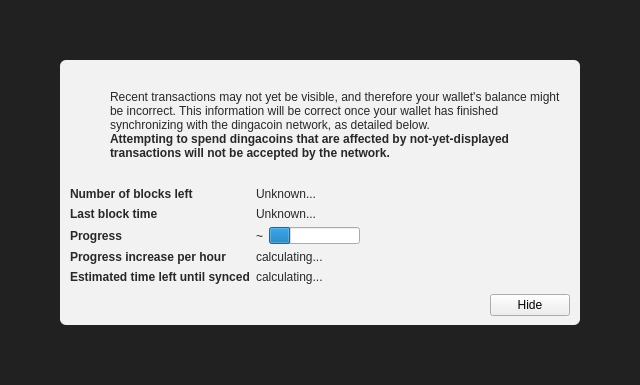
<?xml version="1.0" encoding="UTF-8"?>
<ui version="4.0">
 <class>ModalOverlay</class>
 <widget class="ModalOverlay" name="ModalOverlay">
  <property name="geometry">
   <rect>
    <x>0</x>
    <y>0</y>
    <width>640</width>
    <height>385</height>
   </rect>
  </property>
  <property name="windowTitle">
   <string>Form</string>
  </property>
  <layout class="QVBoxLayout" name="verticalLayout" stretch="0">
   <property name="sizeConstraint">
    <enum>QLayout::SetDefaultConstraint</enum>
   </property>
   <property name="leftMargin">
    <number>0</number>
   </property>
   <property name="topMargin">
    <number>0</number>
   </property>
   <property name="rightMargin">
    <number>0</number>
   </property>
   <property name="bottomMargin">
    <number>0</number>
   </property>
   <item>
    <widget class="QWidget" name="bgWidget" native="true">
     <property name="styleSheet">
      <string notr="true">#bgWidget { background: rgba(0,0,0,220); }</string>
     </property>
     <layout class="QVBoxLayout" name="verticalLayoutMain" stretch="1">
      <property name="leftMargin">
       <number>60</number>
      </property>
      <property name="topMargin">
       <number>60</number>
      </property>
      <property name="rightMargin">
       <number>60</number>
      </property>
      <property name="bottomMargin">
       <number>60</number>
      </property>
      <item>
       <widget class="QWidget" name="contentWidget" native="true">
        <property name="styleSheet">
         <string notr="true">#contentWidget { background: rgba(255,255,255,240); border-radius: 6px; }

QLabel { color: rgb(40,40,40);  }</string>
        </property>
        <layout class="QVBoxLayout" name="verticalLayoutSub" stretch="1,0,0,0">
         <property name="spacing">
          <number>0</number>
         </property>
         <property name="leftMargin">
          <number>10</number>
         </property>
         <property name="topMargin">
          <number>10</number>
         </property>
         <property name="rightMargin">
          <number>10</number>
         </property>
         <property name="bottomMargin">
          <number>10</number>
         </property>
         <item>
          <layout class="QHBoxLayout" name="horizontalLayoutIconText" stretch="0,1">
           <property name="topMargin">
            <number>20</number>
           </property>
           <item>
            <layout class="QVBoxLayout" name="verticalLayoutIcon">
             <property name="leftMargin">
              <number>0</number>
             </property>
             <item>
              <widget class="QPushButton" name="warningIcon">
               <property name="enabled">
                <bool>false</bool>
               </property>
               <property name="text">
                <string/>
               </property>
               <property name="icon">
                <iconset>
                 <normaloff>:/icons/warning</normaloff>
                 <disabledoff>:/icons/warning</disabledoff>:/icons/warning</iconset>
               </property>
               <property name="iconSize">
                <size>
                 <width>48</width>
                 <height>48</height>
                </size>
               </property>
               <property name="flat">
                <bool>true</bool>
               </property>
              </widget>
             </item>
             <item>
              <spacer name="verticalSpacerWarningIcon">
               <property name="orientation">
                <enum>Qt::Vertical</enum>
               </property>
               <property name="sizeHint" stdset="0">
                <size>
                 <width>20</width>
                 <height>40</height>
                </size>
               </property>
              </spacer>
             </item>
            </layout>
           </item>
           <item>
            <layout class="QVBoxLayout" name="verticalLayoutInfoText">
             <property name="leftMargin">
              <number>0</number>
             </property>
             <property name="topMargin">
              <number>0</number>
             </property>
             <item>
              <widget class="QLabel" name="infoText">
               <property name="text">
                <string>Recent transactions may not yet be visible, and therefore your wallet's balance might be incorrect. This information will be correct once your wallet has finished synchronizing with the dingacoin network, as detailed below.</string>
               </property>
               <property name="textFormat">
                <enum>Qt::RichText</enum>
               </property>
               <property name="wordWrap">
                <bool>true</bool>
               </property>
              </widget>
             </item>
             <item>
              <widget class="QLabel" name="infoTextStrong">
               <property name="font">
                <font>
                 <weight>75</weight>
                 <bold>true</bold>
                </font>
               </property>
               <property name="text">
                <string>Attempting to spend dingacoins that are affected by not-yet-displayed transactions will not be accepted by the network.</string>
               </property>
               <property name="textFormat">
                <enum>Qt::RichText</enum>
               </property>
               <property name="wordWrap">
                <bool>true</bool>
               </property>
              </widget>
             </item>
             <item>
              <spacer name="verticalSpacerInTextSpace">
               <property name="orientation">
                <enum>Qt::Vertical</enum>
               </property>
               <property name="sizeHint" stdset="0">
                <size>
                 <width>20</width>
                 <height>40</height>
                </size>
               </property>
              </spacer>
             </item>
            </layout>
           </item>
          </layout>
         </item>
         <item>
          <spacer name="verticalSpacerAfterText">
           <property name="orientation">
            <enum>Qt::Vertical</enum>
           </property>
           <property name="sizeHint" stdset="0">
            <size>
             <width>20</width>
             <height>40</height>
            </size>
           </property>
          </spacer>
         </item>
         <item>
          <layout class="QFormLayout" name="formLayout">
           <property name="fieldGrowthPolicy">
            <enum>QFormLayout::FieldsStayAtSizeHint</enum>
           </property>
           <property name="horizontalSpacing">
            <number>6</number>
           </property>
           <property name="verticalSpacing">
            <number>6</number>
           </property>
           <property name="topMargin">
            <number>10</number>
           </property>
           <item row="0" column="0">
            <widget class="QLabel" name="labelNumberOfBlocksLeft">
             <property name="font">
              <font>
               <weight>75</weight>
               <bold>true</bold>
              </font>
             </property>
             <property name="text">
              <string>Number of blocks left</string>
             </property>
            </widget>
           </item>
           <item row="0" column="1">
            <widget class="QLabel" name="numberOfBlocksLeft">
             <property name="text">
              <string>Unknown...</string>
             </property>
            </widget>
           </item>
           <item row="1" column="0">
            <widget class="QLabel" name="labelLastBlockTime">
             <property name="font">
              <font>
               <weight>75</weight>
               <bold>true</bold>
              </font>
             </property>
             <property name="text">
              <string>Last block time</string>
             </property>
            </widget>
           </item>
           <item row="1" column="1">
            <widget class="QLabel" name="newestBlockDate">
             <property name="sizePolicy">
              <sizepolicy hsizetype="Maximum" vsizetype="Preferred">
               <horstretch>0</horstretch>
               <verstretch>0</verstretch>
              </sizepolicy>
             </property>
             <property name="text">
              <string>Unknown...</string>
             </property>
            </widget>
           </item>
           <item row="2" column="0">
            <widget class="QLabel" name="labelSyncDone">
             <property name="font">
              <font>
               <weight>75</weight>
               <bold>true</bold>
              </font>
             </property>
             <property name="text">
              <string>Progress</string>
             </property>
            </widget>
           </item>
           <item row="2" column="1">
            <layout class="QHBoxLayout" name="horizontalLayoutSync" stretch="0,1">
             <item>
              <widget class="QLabel" name="percentageProgress">
               <property name="text">
                <string notr="true">~</string>
               </property>
              </widget>
             </item>
             <item>
              <widget class="QProgressBar" name="progressBar">
               <property name="value">
                <number>24</number>
               </property>
               <property name="format">
                <string/>
               </property>
              </widget>
             </item>
            </layout>
           </item>
           <item row="4" column="0">
            <widget class="QLabel" name="labelProgressIncrease">
             <property name="font">
              <font>
               <weight>75</weight>
               <bold>true</bold>
              </font>
             </property>
             <property name="text">
              <string>Progress increase per hour</string>
             </property>
            </widget>
           </item>
           <item row="4" column="1">
            <widget class="QLabel" name="progressIncreasePerH">
             <property name="text">
              <string>calculating...</string>
             </property>
            </widget>
           </item>
           <item row="5" column="0">
            <widget class="QLabel" name="labelEstimatedTimeLeft">
             <property name="font">
              <font>
               <weight>75</weight>
               <bold>true</bold>
              </font>
             </property>
             <property name="text">
              <string>Estimated time left until synced</string>
             </property>
            </widget>
           </item>
           <item row="5" column="1">
            <widget class="QLabel" name="expectedTimeLeft">
             <property name="text">
              <string>calculating...</string>
             </property>
            </widget>
           </item>
          </layout>
         </item>
         <item>
          <layout class="QHBoxLayout" name="horizontalLayoutButtons">
           <property name="leftMargin">
            <number>10</number>
           </property>
           <property name="topMargin">
            <number>10</number>
           </property>
           <item>
            <spacer name="horizontalSpacer">
             <property name="orientation">
              <enum>Qt::Horizontal</enum>
             </property>
             <property name="sizeHint" stdset="0">
              <size>
               <width>40</width>
               <height>20</height>
              </size>
             </property>
            </spacer>
           </item>
           <item>
            <widget class="QPushButton" name="closeButton">
             <property name="text">
              <string>Hide</string>
             </property>
            </widget>
           </item>
          </layout>
         </item>
        </layout>
       </widget>
      </item>
     </layout>
    </widget>
   </item>
  </layout>
 </widget>
 <customwidgets>
  <customwidget>
   <class>ModalOverlay</class>
   <extends>QWidget</extends>
   <header>modaloverlay.h</header>
   <container>1</container>
  </customwidget>
 </customwidgets>
 <resources/>
 <connections/>
</ui>
